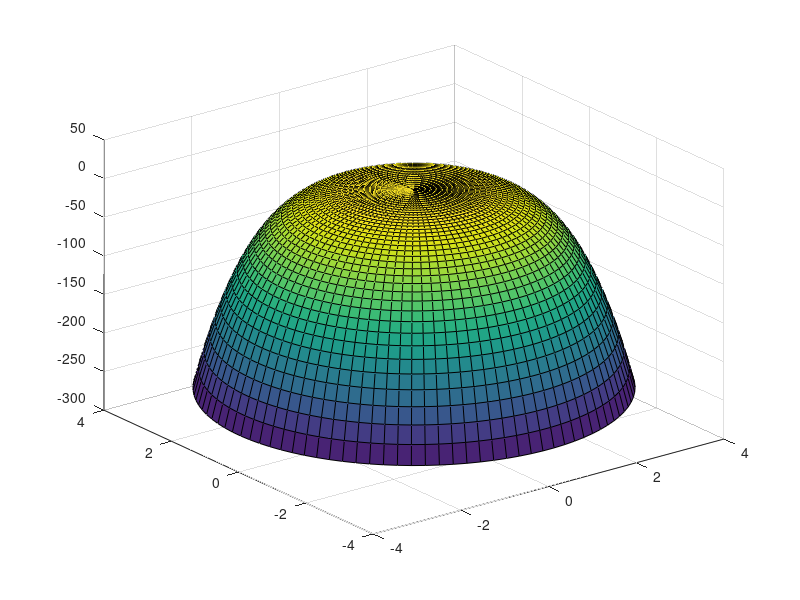

This chart was generated by the following MATLAB code:
clear
clc
close all
u = 0:0.1:4;
v = -(u.^4)+4;

th = linspace(0,2*pi);

[uu tth] = meshgrid(u,th);
[vv tth] = meshgrid(v,th);
rr = uu;
xx = rr.*sin(tth);
yy = rr.*cos(tth);
zz = vv;

axis off
surf(xx,yy,zz);
